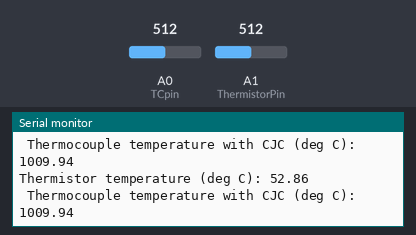
A sketch run on a simulated Arduino Uno, built with avr-gcc and run on an emulated ATmega328P. On the bench: the last lines printed to the serial monitor. The inputs (shaded band) are chosen by the test bench; at power-on: A0 (TCpin) = 512, A1 (ThermistorPin) = 512.

Above: at 1.8 s.
1.9 s: A0 (TCpin) set to 652
At 2.9 s:
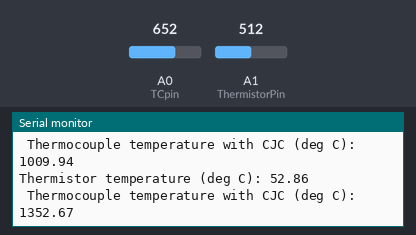
3.4 s: A0 (TCpin) set to 676
At 5.0 s:
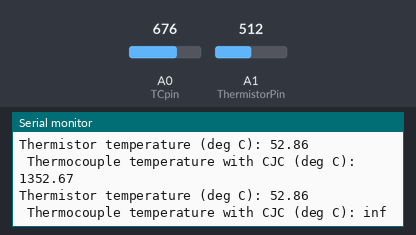

The sketch:

TwoSensorsCZ.ino
```cpp
/* Test program for reading of thermistor, thermocouple and LVDT.
   K-type thermocouple functions written by Arthur Jones using
   official NIST polynomial data from
   https://srdata.nist.gov/its90/download/type_k.tab */

#include <math.h> /* needed for exp() and pow() */

/* It is good practice to define things like pins used at the start
   so that you avoid hard-coded values (magic numbers) in code */
#define TCpin A0
#define ThermistorPin A1

// Announce static numbers using #define to avoid magic number
#define _DEG_K_AT_0DEG_C_ 273.15
#define _R_AT_25DEG_C_kOHM_ 10.0
#define _B_AT_25DEG_C_ 3975.0
#define _V_REF_THERMISTOR_ 3.3

/* Similarly, define any constant values e.g. Vref, B, R0 here to avoid
  need for "magic numbers" in code */

void setup()
{
  	Serial.begin(9600);
}

void loop()
{
  	/* Put your code here to read ADCs and convert ADC voltages to
  	temperatures */

    // Define VRef
    float VoltageRef = 5.0;
    float VoltageThermistor, ResisThermistor, TemperatureThermistor_inDegK, TemperatureThermistor;
    float ThermoCoupleVoltage, EmfThermalCouple, EmfColdJunction, TemperatureAbsolute;

	// get input from pin using analogRead
	int ThermistorAnalogInput = analogRead(ThermistorPin);
  	int ThermoCoupleAnalogInput = analogRead(TCpin);

    // Calculate thermistor temperature in degrees C
    // get the real voltage from data read from adc
    VoltageThermistor = convertADCvalueToVoltage(ThermistorAnalogInput, VoltageRef);
    // get the thermistor's resistence from readed voltage
    ResisThermistor = 10.0 * _V_REF_THERMISTOR_ / VoltageThermistor - 10.0;
    // get result of temperature in K unit using the equation
	TemperatureThermistor_inDegK = 1.0 / (1.0 / (_DEG_K_AT_0DEG_C_ + 25.0) + 1.0 / _B_AT_25DEG_C_ * log(ResisThermistor / _R_AT_25DEG_C_kOHM_));
    // get the final temerature in C unit using the K to C function above
    TemperatureThermistor = convertDegKToDegC(TemperatureThermistor_inDegK);

    // Calculate thermocouple temperature in degrees C
    // get the real voltage from data read from adc
	ThermoCoupleVoltage = convertADCvalueToVoltage(ThermoCoupleAnalogInput, VoltageRef);
    // get the emf from the adc reading [unit in V]
    EmfThermalCouple = (ThermoCoupleVoltage - 0.35)/54.4;
    // get the emf of cold junction(from thermistor) [unit in mV]
    EmfColdJunction = NISTdegCtoMilliVoltsKtype(TemperatureThermistor);
    // using the NIST to get temperature [mV is the input unit so need convertion with EmfThermalCouple]
    TemperatureAbsolute = NISTmilliVoltsToDegCKtype((EmfThermalCouple * 1000) + EmfColdJunction);


	/* Display results.  Don't try to be clever by using printf etc.,
		or formatting statements, they simply don't work on the Arduino. Just use
		the serial print statements given here, inserting your own code as needed */
	Serial.print("Thermistor temperature (deg C): ");
	Serial.println(TemperatureThermistor);  // Replace ... with your code, it won't compile until you do.
	Serial.print(" Thermocouple temperature with CJC (deg C): ");
	Serial.println(TemperatureAbsolute);  // Replace ... with your code, it won't compile until you do.
	Serial.println("\n");
	delay(1000);
}

/* You are encouraged to write a function to convert ADC value to
   voltage: put it here and use it in your code above*/

/* Under no circumstances change any of the following code, it is fine as it is */
float NISTdegCtoMilliVoltsKtype(float tempDegC)
/* returns EMF in millivolts */
{
    int i;
    float milliVolts = 0;
    if(tempDegC >= -170 && tempDegC < 0)
    {
        const float coeffs[11] =
        {
            0.000000000000E+00,
            0.394501280250E-01,
            0.236223735980E-04,
            -0.328589067840E-06,
            -0.499048287770E-08,
            -0.675090591730E-10,
            -0.574103274280E-12,
            -0.310888728940E-14,
            -0.104516093650E-16,
            -0.198892668780E-19,
            -0.163226974860E-22
        };
        for (i=0; i<=10; i++)
        {
            milliVolts += coeffs[i] * pow(tempDegC,i);
        }
    }
    else if(tempDegC >= 0 && tempDegC <= 1372)
    {
        const float coeffs[10] =
        {
            -0.176004136860E-01,
            0.389212049750E-01,
            0.185587700320E-04,
            -0.994575928740E-07,
            0.318409457190E-09,
            -0.560728448890E-12,
            0.560750590590E-15,
            -0.320207200030E-18,
            0.971511471520E-22,
            -0.121047212750E-25
        };
        const float a0 =  0.118597600000E+00;
        const float a1 = -0.118343200000E-03;
        const float a2 =  0.126968600000E+03;

        for (i=0; i<=9; i++)
        {
            milliVolts += coeffs[i] * pow(tempDegC,i);
        }

        milliVolts += a0*exp(a1*(tempDegC - a2)*(tempDegC - a2));
    }
    else
    {
        milliVolts = 99E9;
    }
    return milliVolts;
}

float NISTmilliVoltsToDegCKtype(float tcEMFmV)
// returns temperature in deg C.
{

        int i, j;
        float tempDegC = 0;
        const float coeffs[11][3] =
        {
          {0.0000000E+00,  0.000000E+00, -1.318058E+02},
         {2.5173462E+01,  2.508355E+01,  4.830222E+01},
         {-1.1662878E+00,  7.860106E-02, -1.646031E+00},
         {-1.0833638E+00, -2.503131E-01,  5.464731E-02},
         {-8.9773540E-01,  8.315270E-02, -9.650715E-04},
         {-3.7342377E-01, -1.228034E-02,  8.802193E-06},
         {-8.6632643E-02,  9.804036E-04, -3.110810E-08},
         {-1.0450598E-02, -4.413030E-05,  0.000000E+00},
         {-5.1920577E-04,  1.057734E-06,  0.000000E+00},
         {0.0000000E+00, -1.052755E-08,  0.000000E+00}
       };
       if(tcEMFmV >=-5.891 && tcEMFmV <=0 )
       {
           j=0;
       }
       else if (tcEMFmV > 0 && tcEMFmV <=20.644  )
       {
           j=1;
       }
       else if (tcEMFmV > 20.644 && tcEMFmV <=54.886  )
       {
           j=2;
       }
       else
       {
           return 99E99;
       }

       for (i=0; i<=9; i++)
        {
            tempDegC += coeffs[i][j] * pow(tcEMFmV,i);
        }
    return tempDegC;
}

/* Write a function here to convert ADC value to voltages.
Call it from the main() function below */
float convertADCvalueToVoltage(int ADCValue, float refVoltage)
{
    // pre-define the output variable
    float inputVoltage = 0.0;
	// force int to float to avoid get a result in int
    inputVoltage = (float)ADCValue * refVoltage / 1024.0;
    return inputVoltage;
}

/* Write a function to convert degrees K to degrees C
Call it from the main() function below */
float convertDegKToDegC(float degreeInK)
{
    // calculate the C deg from K using Dc = Dk - 273.15
    // where 273.15 is pre-defined in #define to avoid hard code of magic number
    return (degreeInK - _DEG_K_AT_0DEG_C_);
}
```

TestEncoderCZ.c
```cpp
#include <stdio.h>
#include <stdlib.h>
#include <string.h>
#define bool int
#define byte unsigned char
#define numChars  32

void initialiseEncoderStateMachine();
void updateEncoderStateMachine();

// Here we are using global variables simply to be compatible with the Arduino program structure
// This is REALLY bad practice so please don't do it otherwise!
long int count = 0;
long int error = 0;

enum states {state1=1, state2, state3, state4};
bool channelAState=0;
bool channelBState=0;

enum states state;
char receivedChars[numChars]="00";   // an array to store the received data

int main()
{
    // Replicates the setup in Arduino
    printf("Enter a pair of characters representing initial states of channels A and B\n");
    scanf("%s",receivedChars);
    channelAState = receivedChars[0]!='0';
    channelBState = receivedChars[1]!='0';

    initialiseEncoderStateMachine();
    printf("State %d, count %ld, error %ld\n", state, count, error);
    printf("Enter a pair of characters representing channels A and B, enter 99 to end\n");

    // Replicates the loop in Arduino
    do
    {
        scanf("%s",receivedChars);
        if (strcmp(receivedChars, "99")==0)
        {
            break;
        }
        channelAState = receivedChars[0]!='0';
        channelBState = receivedChars[1]!='0';
        updateEncoderStateMachine();
        printf("State %d, count %ld, error %ld\n", state, count, error);

    }
    while(1);
    return 0;
}

void initialiseEncoderStateMachine()
{
    /* If initially A is 0 and B is 0, system starts in State 1
       If initially A is 1 and B is 0, system starts in State 2
       If initially A is 1 and B is 1, system starts in State 3
       If initially A is 0 and B is 1, system starts in State 4 */
    // initial all state using the first input
    if (channelAState)
    {
        if(channelBState)
        {
            // 11 -> state 3
            state = state3;
        }
        else
        {
            // 10 -> state 2
            state = state2;
        }
    }
    else
    {
        if(channelBState)
        {
            // 01 -> state 4
            state = state4;
        }
        else
        {
            // 00 -> state 1
            state = state1;
        }
    }
}

void updateEncoderStateMachine()
{
    switch (state)
    {
    case state1:
        /* If A is 0 and B is 0, do nothing and stay in State 1
           If A is 1 and B is 0, add 1 to main counter and go to State 2
           If A is 0 and B is 1, subtract 1 to main counter and go to State 4
           If A is 1 and B is 1, do nothing to main counter but add 1 to error counter and go to state 3 */

        if (channelAState && !channelBState)
        {
            // 10 -> state 2
            count++;
            state = state2;
        }
        else if (!channelAState && channelBState)
        {
            // 01 -> state 4
            count--;
            state = state4;
        }
        else if (channelAState && channelBState)
        {
            // 11 -> state 3
            error++;
            state = state3;
        }
        else
        {
            // 00 -> state 1
            // do nothing, stay in state 1
        }
        /* else ....  lots of code goes here */
        break; /* don't forget break at the end of each case! */
    case state2:
        /* If A is 0 and B is 0, subtract 1 to main counter and go to state 1
           If A is 1 and B is 0, do nothing and stay in State 2
           If A is 1 and B is 1, add 1 to main counter and goto State 3
           If A is 0 and B is 1, do nothing to main counter but add 1 to error counter and go to State 4
            */
        if (channelAState && channelBState)
        {
            // 11 -> state 3
            count++;
            state = state3;
        }
        else if (!channelAState && channelBState)
        {
            // 01 -> state 4
            error++;
            state = state4;
        }
        else if (!channelAState && !channelBState)
        {
            // 00 -> state 1
            count--;
            state = state1;
        }
        else
        {
            // 10 -> state 2
            // do nothing, stay in state 2
        }
        break;
    case state3:
        /* If A is 0 and B is 0, do nothing to main counter
                but add 1 to error counter and go to state 1
           If A is 1 and B is 0, subtract 1 to main counter and go to State 2
           If A is 0 and B is 1, add 1 to main counter and go to State 4
           If A is 1 and B is 1, do nothing and stay in state 3 */
        if (channelAState && !channelBState)
        {
            // 10 -> state2
            count--;
            state = state2;
        }
        else if (!channelAState && channelBState)
        {
            // 01 -> state 4
            count++;
            state = state4;
        }
        else if (!channelAState && !channelBState)
        {
            // 00 -> state 1
            error++;
            state = state1;
        }
        else
        {
            // 11 -> state 3
            // do nothing, stay in state 3
        }
        break;
    case state4:
        /* If A is 0 and B is 0, add 1 to main counter and go to state 1
           If A is 1 and B is 0, do nothing to main counter but add 1 to error counter and go to State 2
           If A is 1 and B is 1, subtract 1 to main counter and goto State 3
           If A is 0 and B is 1, do nothing and stay in State 4
            */
        if (channelAState && channelBState)
        {
            // 11 -> state 3
            count--;
            state = state3;
        }
        else if (channelAState && !channelBState)
        {
            // 10 -> state 2
            error++;
            state = state4;
        }
        else if (!channelAState && !channelBState)
        {
            // 00 -> state 1
            count++;
            state = state1;
        }
        else
        {
            // 01 -> state 4
            // do nothing, stay in state 2
        }
        break;
    }
}
```

TwoSensorsCZ.c
```cpp
#include <stdio.h>
#include <stdlib.h>
#include <math.h>

// Announce static numbers using #define to avoid magic number
#define _DEG_K_AT_0DEG_C_ 273.15
#define _R_AT_25DEG_C_kOHM_ 10.0
#define _B_AT_25DEG_C_ 3975.0
#define _V_REF_THERMISTOR_ 3.3

float NISTdegCtoMilliVoltsKtype(float tempDegC)
/* returns EMF in millivolts */
{
    int i;
    float milliVolts = 0;
    if(tempDegC >= -170 && tempDegC < 0)
    {
        const float coeffs[11] =
        {
            0.000000000000E+00,
            0.394501280250E-01,
            0.236223735980E-04,
            -0.328589067840E-06,
            -0.499048287770E-08,
            -0.675090591730E-10,
            -0.574103274280E-12,
            -0.310888728940E-14,
            -0.104516093650E-16,
            -0.198892668780E-19,
            -0.163226974860E-22
        };
        for (i=0; i<=10; i++)
        {
            milliVolts += coeffs[i] * pow(tempDegC,i);
        }
    }
    else if(tempDegC >= 0 && tempDegC <= 1372)
    {
        const float coeffs[10] =
        {
            -0.176004136860E-01,
            0.389212049750E-01,
            0.185587700320E-04,
            -0.994575928740E-07,
            0.318409457190E-09,
            -0.560728448890E-12,
            0.560750590590E-15,
            -0.320207200030E-18,
            0.971511471520E-22,
            -0.121047212750E-25
        };
        const float a0 =  0.118597600000E+00;
        const float a1 = -0.118343200000E-03;
        const float a2 =  0.126968600000E+03;

        for (i=0; i<=9; i++)
        {
            milliVolts += coeffs[i] * pow(tempDegC,i);
        }

        milliVolts += a0*exp(a1*(tempDegC - a2)*(tempDegC - a2));
    }
    else
    {
        milliVolts = 99E99;
    }
    return milliVolts;
}

float NISTmilliVoltsToDegCKtype(float tcEMFmV)
// returns temperature in deg C.
{

        int i, j;
        float tempDegC = 0;
        const float coeffs[11][3] =
        {
          {0.0000000E+00,  0.000000E+00, -1.318058E+02},
         {2.5173462E+01,  2.508355E+01,  4.830222E+01},
         {-1.1662878E+00,  7.860106E-02, -1.646031E+00},
         {-1.0833638E+00, -2.503131E-01,  5.464731E-02},
         {-8.9773540E-01,  8.315270E-02, -9.650715E-04},
         {-3.7342377E-01, -1.228034E-02,  8.802193E-06},
         {-8.6632643E-02,  9.804036E-04, -3.110810E-08},
         {-1.0450598E-02, -4.413030E-05,  0.000000E+00},
         {-5.1920577E-04,  1.057734E-06,  0.000000E+00},
         {0.0000000E+00, -1.052755E-08,  0.000000E+00}
       };
       if(tcEMFmV >=-5.891 && tcEMFmV <=0 )
       {
           j=0;
       }
       else if (tcEMFmV > 0 && tcEMFmV <=20.644  )
       {
           j=1;
       }
       else if (tcEMFmV > 20.644 && tcEMFmV <=54.886  )
       {
           j=2;
       }
       else
       {
           return 99E9;
       }

       for (i=0; i<=9; i++)
        {
            tempDegC += coeffs[i][j] * pow(tcEMFmV,i);
        }
    return tempDegC;
}

/* Write a function here to convert ADC value to voltages.
Call it from the main() function below */
float convertADCvalueToVoltage(int ADCValue, float refVoltage)
{
    // pre-define the output variable
    float inputVoltage = 0.0;
	// force int to float to avoid get a result in int
    inputVoltage = (float)ADCValue * refVoltage / 1024.0;
    return inputVoltage;
}

/* Write a function to convert degrees K to degrees C
Call it from the main() function below */
float convertDegKToDegC(float degreeInK)
{
    // calculate the C deg from K using Dc = Dk - 273.15
    // where 273.15 is pre-defined in #define to avoid hard code of magic number
    return (degreeInK - _DEG_K_AT_0DEG_C_);
}


int main()
{
    // Define VRef
    float VoltageRef = 5;
    // Define Thermistor constants
    float ResisThermistor, TemperatureThermistor_inDegK, TemperatureThermistor;
    float EmfThermalCouple, EmfColdJunction, TemperatureAbsolute;

    // User input for one pin value to test all outputs
    int inputADCValue;
    float ADCVoltage;

    // ask for a input value from console
    printf("input test adc: \n");
    // read the input value
    scanf("%d", &inputADCValue);
    // use adc convert function to get adc input voltage
    ADCVoltage = convertADCvalueToVoltage(inputADCValue, VoltageRef);

    // Calculate thermistor temperature in degrees C
    // get the thermistor's resistence from readed voltage
    ResisThermistor = 10.0 * _V_REF_THERMISTOR_ / ADCVoltage - 10.0;
    // get result of temperature in K unit using the equation
	TemperatureThermistor_inDegK = 1.0 / (1.0 / (_DEG_K_AT_0DEG_C_ + 25.0) + 1.0 / _B_AT_25DEG_C_ * log(ResisThermistor / _R_AT_25DEG_C_kOHM_));
    // get the final temerature in C unit using the K to C function above
    TemperatureThermistor = convertDegKToDegC(TemperatureThermistor_inDegK);

    // Calculate thermocouple temperature in degrees C
    // get the emf from the adc reading [unit in V]
    EmfThermalCouple = (ADCVoltage - 0.35)/54.4;
    // get the emf of cold junction(from thermistor) [unit in mV]
    EmfColdJunction = NISTdegCtoMilliVoltsKtype(TemperatureThermistor);
    // using the NIST to get temperature [mV is the input unit so need convertion with EmfThermalCouple]
    TemperatureAbsolute = NISTmilliVoltsToDegCKtype((EmfThermalCouple * 1000) + EmfColdJunction);

    // Output results
    printf("Thermistor temperature (deg C): %.4f \n", TemperatureThermistor);
    printf("Thermocouple temperature with CJC (deg C): %.4f \n", TemperatureAbsolute);

    return 0;
}
```

Measured:
- the behaviour switches between 659 and 660 on A0 (TCpin) (found by bisection; images 1 and 2)
- after the input at 1.9 s, the serial monitor: prints a new line after 0.22 s (image 1)
- after the input at 3.4 s, the serial monitor: prints a new line after 0.80 s (image 2)
